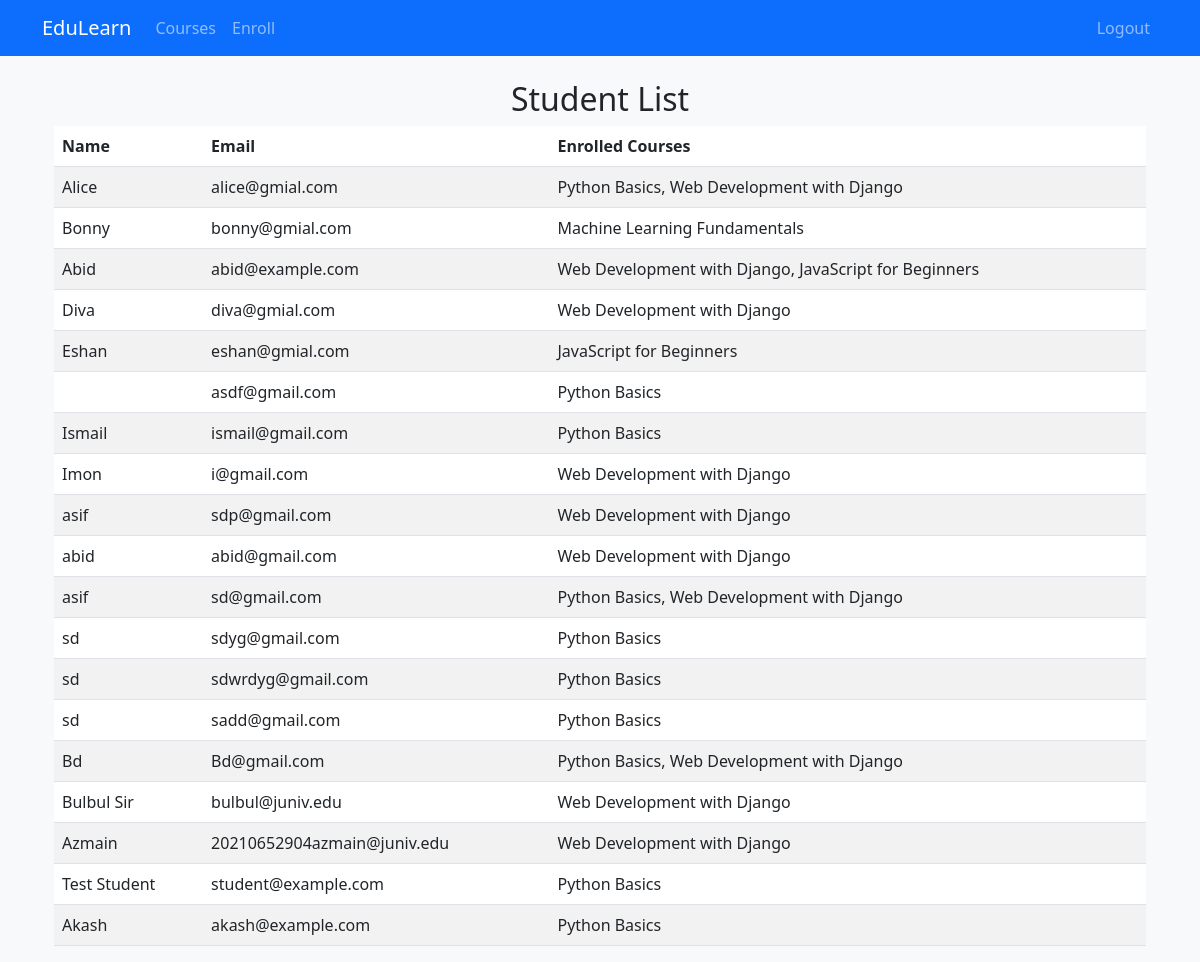
The app's page /students/ (signed in) with its own data.
### courses/models.py (models this page shows, shortened)
class Student(models.Model):
    name = models.CharField(max_length=200)
    email = models.EmailField(unique=True)
    enrolled_courses = models.ManyToManyField(Course, related_name='students')
    completed_lessons = models.ManyToManyField(Lesson, related_name='completed_by', blank=True)

class Course(models.Model):
    title = models.CharField(max_length=200)
    description = models.TextField()
    duration = models.IntegerField(help_text="Duration in hours")
    thumbnail = models.ImageField(upload_to='course_thumbnails/', null=True, blank=True)

### courses/views.py (the view)
# urls.py: path('students/', views.student_list, name='student_list'),
@login_required
def student_list(request):
    students = Student.objects.all()
    return render(request, 'courses/student_list.html', {'students': students})

### courses/templates/courses/student_list.html (shortened to what this page needs)
{% extends "courses/base.html" %}
{% block content %}
<div class="container mt-4">
    <h2 class="text-center">Student List</h2>
    <table class="table table-striped">
        <thead>
            <tr>
                <th>Name</th>
                <th>Email</th>
                <th>Enrolled Courses</th>
            </tr>
        </thead>
        <tbody>
            {% for student in students %}
            <tr>
                <td>{{ student.name }}</td>
                <td>{{ student.email }}</td>
                <td>
                    {% for course in student.enrolled_courses.all %}
                        {{ course.title }}{% if not forloop.last %}, {% endif %}
                    {% empty %}
                        No Courses Enrolled
                    {% endfor %}
                </td>
            </tr>
            {% empty %}
            <tr>
                <td colspan="3" class="text-center">No students available.</td>
            </tr>
            {% endfor %}
        </tbody>
    </table>
</div>
{% endblock %}

### courses/templates/courses/base.html (shortened to what this page needs)
<!DOCTYPE html>
<html lang="en">
<head>
    <link href="https://cdn.jsdelivr.net/npm/bootstrap@5.3.0/dist/css/bootstrap.min.css" rel="stylesheet">
</head>
<body class="bg-light">
    <nav class="navbar navbar-expand-lg navbar-dark bg-primary">
        <div class="container">
            <a class="navbar-brand" href="/">EduLearn</a>
            <div class="collapse navbar-collapse" id="navbarNav">
                <ul class="navbar-nav me-auto">
                    <li class="nav-item"><a class="nav-link" href="/">Courses</a></li>
                    <li class="nav-item"><a class="nav-link" href="/enroll/">Enroll</a></li>
                </ul>
                <ul class="navbar-nav ms-auto">
                    {% if user.is_authenticated %}
                        <li class="nav-item"><a class="nav-link" href="{% url 'logout' %}">Logout</a></li>
                    {% else %}
                        <li class="nav-item"><a class="nav-link" href="{% url 'login' %}">Login</a></li>
                        <li class="nav-item"><a class="nav-link" href="{% url 'register' %}">Register</a></li>
                    {% endif %}
                </ul>
            </div>
        </div>
    </nav>
    <div class="container mt-4">
        {% block content %}{% endblock %}
    </div>
</body>
</html>

### records on screen
Student: name "Alice", email "alice@gmial.com"
Course: title "Python Basics"
Course: title "Web Development with Django"
Student: name "Bonny", email "bonny@gmial.com"
Course: title "Machine Learning Fundamentals"
Student: name "Abid", email "abid@example.com"
Course: title "JavaScript for Beginners"
Student: name "Diva", email "diva@gmial.com"
Student: name "Eshan", email "eshan@gmial.com"
Student: email "asdf@gmail.com"
Student: name "Ismail", email "ismail@gmail.com"
Student: name "Imon", email "i@gmail.com"
Student: name "asif", email "sdp@gmail.com"
Student: name "abid", email "abid@gmail.com"
Student: name "asif", email "sd@gmail.com"
Student: name "sd", email "sdyg@gmail.com"
Student: name "sd", email "sdwrdyg@gmail.com"
Student: name "sd", email "sadd@gmail.com"
Student: name "Bd", email "Bd@gmail.com"
Student: name "Bulbul Sir", email "bulbul@juniv.edu"
Student: name "Azmain", email "20210652904azmain@juniv.edu"
Student: name "Test Student", email "student@example.com"
Student: name "Akash", email "akash@example.com"
